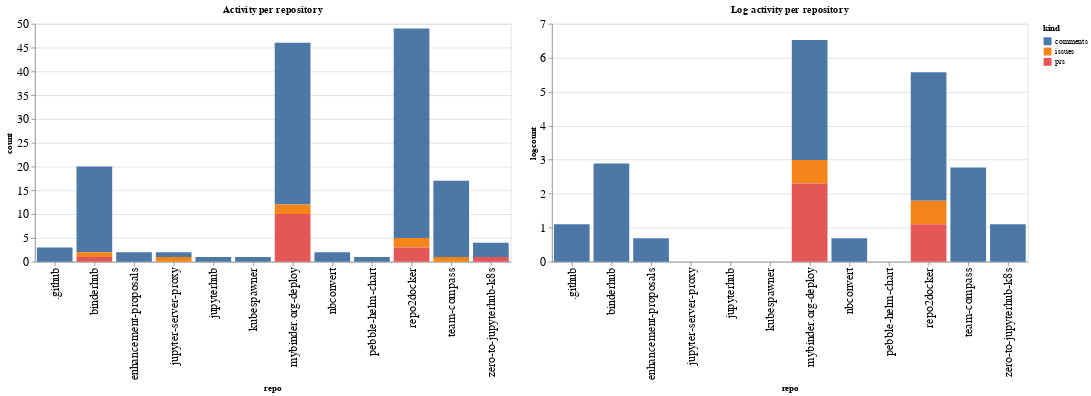

The notebook cell saved with this chart:
### Code cell
ch1 = alt.Chart(repo_summaries, width=600, title="Activity per repository").mark_bar().encode(
    x='repo',
    y='count',
    color='kind',
    tooltip="kind"
)

ch2 = alt.Chart(repo_summaries, width=600, title="Log activity per repository").mark_bar().encode(
    x='repo',
    y='logcount',
    color='kind',
    tooltip="kind"
)

ch1 | ch2

### Figure 1 — Vega-Lite specification as saved in the notebook (floating-point values rounded to 4 significant figures)
{"config": {"axisLeft": {"labelFontSize": 15}, "axisBottom": {"labelFontSize": 15}}, "hconcat": [{"mark": "bar", "encoding": {"color": {"type": "nominal", "field": "kind"}, "tooltip": {"type": "nominal", "field": "kind"}, "x": {"type": "nominal", "field": "repo"}, "y": {"type": "quantitative", "field": "count"}}, "title": "Activity per repository", "width": 600}, {"mark": "bar", "encoding": {"color": {"type": "nominal", "field": "kind"}, "tooltip": {"type": "nominal", "field": "kind"}, "x": {"type": "nominal", "field": "repo"}, "y": {"type": "quantitative", "field": "logcount"}}, "title": "Log activity per repository", "width": 600}], "data": {"name": "data-5d678a915c431b3a43f56dfd3a284b6a"}, "$schema": "https://vega.github.io/schema/vega-lite/v4.8.1.json", "datasets": {"data-5d678a915c431b3a43f56dfd3a284b6a": [{"repo": ".github", "kind": "comments", "count": 3, "logcount": 1.099}, {"repo": "binderhub", "kind": "comments", "count": 18, "logcount": 2.89}, {"repo": "binderhub", "kind": "issues", "count": 1, "logcount": 0.0}, {"repo": "binderhub", "kind": "prs", "count": 1, "logcount": 0.0}, {"repo": "enhancement-proposals", "kind": "comments", "count": 2, "logcount": 0.6931}, {"repo": "jupyter-server-proxy", "kind": "comments", "count": 1, "logcount": 0.0}, {"repo": "jupyter-server-proxy", "kind": "issues", "count": 1, "logcount": 0.0}, {"repo": "jupyterhub", "kind": "comments", "count": 1, "logcount": 0.0}, {"repo": "kubespawner", "kind": "comments", "count": 1, "logcount": 0.0}, {"repo": "mybinder.org-deploy", "kind": "comments", "count": 34, "logcount": 3.526}, {"repo": "mybinder.org-deploy", "kind": "issues", "count": 2, "logcount": 0.6931}, {"repo": "mybinder.org-deploy", "kind": "prs", "count": 10, "logcount": 2.303}, {"repo": "nbconvert", "kind": "comments", "count": 2, "logcount": 0.6931}, {"repo": "pebble-helm-chart", "kind": "comments", "count": 1, "logcount": 0.0}, {"repo": "repo2docker", "kind": "comments", "count": 44, "logcount": 3.784}, {"repo": "repo2docker", "kind": "issues", "count": 2, "logcount": 0.6931}, {"repo": "repo2docker", "kind": "prs", "count": 3, "logcount": 1.099}, {"repo": "team-compass", "kind": "comments", "count": 16, "logcount": 2.773}, {"repo": "team-compass", "kind": "issues", "count": 1, "logcount": 0.0}, {"repo": "zero-to-jupyterhub-k8s", "kind": "comments", "count": 3, "logcount": 1.099}, {"repo": "zero-to-jupyterhub-k8s", "kind": "prs", "count": 1, "logcount": 0.0}]}}
